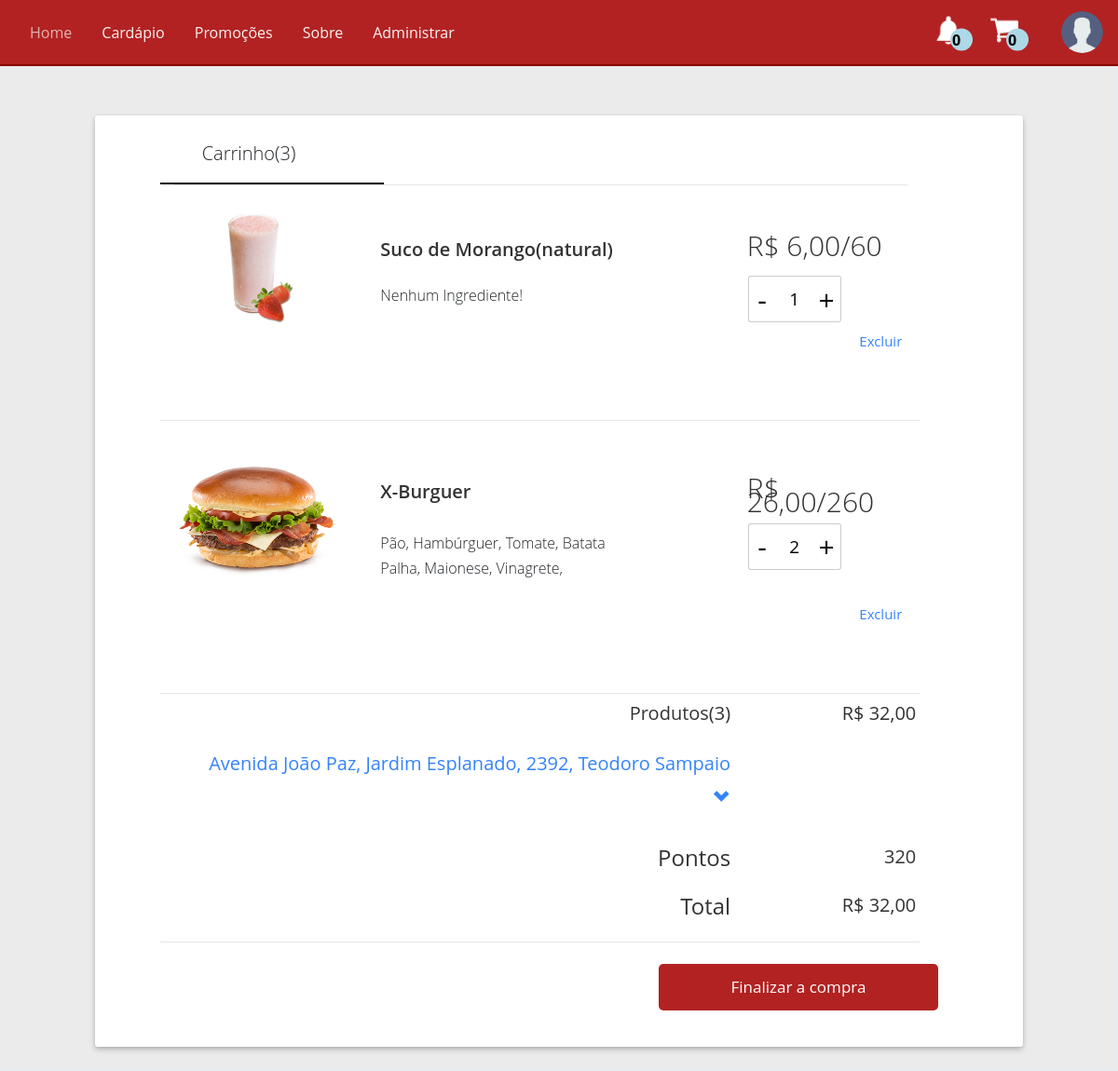
Screenshot of /produtos.php?cart (signed in) with the database file from the repository.
### tables this page shows
CREATE TABLE IF NOT EXISTS `pedidos` (
  `pp_codigo` int(11) NOT NULL AUTO_INCREMENT,
  `usu_codigo` int(11) NOT NULL,
  `ped_confirmacao` int(11) DEFAULT NULL,
  `ped_confirmUsu` int(11) DEFAULT NULL,
  `ped_confirmCozinha` int(11) DEFAULT NULL,
  `ped_valor` double DEFAULT NULL,
  `ped_estado` varchar(40) DEFAULT NULL,
  `ped_cidade` varchar(200) DEFAULT NULL,
  `ped_bairro` varchar(200) DEFAULT NULL,
  `ped_rua` varchar(200) DEFAULT NULL,
  `ped_numeroCasa` int(11) DEFAULT NULL,
  `ped_hora` datetime DEFAULT NULL,
  `ped_pagamento` varchar(20) DEFAULT NULL,
  PRIMARY KEY (`pp_codigo`),
  KEY `usuario_pedidos` (`usu_codigo`)
);

CREATE TABLE IF NOT EXISTS `produtos` (
  `pro_codigo` int(11) NOT NULL AUTO_INCREMENT,
  `pro_nome` varchar(200) DEFAULT NULL,
  `pro_valor` double DEFAULT NULL,
  `pro_foto` varchar(200) DEFAULT NULL,
  `pro_pontos` int(11) DEFAULT NULL,
  `pro_pontosUsu` int(11) DEFAULT NULL,
  `tip_codigo` int(11) NOT NULL,
  PRIMARY KEY (`pro_codigo`),
  KEY `tipo_produtos` (`tip_codigo`)
);

CREATE TABLE IF NOT EXISTS `pedidos_produtos` (
  `ppp_codigo` int(11) NOT NULL AUTO_INCREMENT,
  `pp_codigo` int(11) NOT NULL,
  `pro_codigo` int(11) NOT NULL,
  `ppp_qtd` int(11) DEFAULT NULL,
  PRIMARY KEY (`ppp_codigo`),
  KEY `pedidos_pedidos_produtos` (`pp_codigo`),
  KEY `produtos_pedidos_produtos` (`pro_codigo`)
);

CREATE TABLE IF NOT EXISTS `ingredientes` (
  `igr_codigo` int(11) NOT NULL AUTO_INCREMENT,
  `igr_nome` varchar(50) DEFAULT NULL,
  `igr_valor` double DEFAULT NULL,
  PRIMARY KEY (`igr_codigo`)
);

### includes/classes/Conexao.php (called while the page is built, shortened)
<?php
class Conexao {
    private $conn;
    private $host;
    private $user;
    private $password;
    private $baseName;
    function __construct() {
        $this->conn = false;
        $this->host = "localhost";
        $this->user = "root";
        $this->password = "";
        $this->baseName = "chapeu";
    }
    function connect() {
        if (!$this->conn) {
            try {
                $this->conn = new PDO('mysql:host=' . $this->host . '; dbname=' . $this->baseName . '', $this->user, $this->password, array(PDO::MYSQL_ATTR_INIT_COMMAND => 'SET NAMES utf8'));
            } catch (Exception $e) {
                die('Erro' . $e->getMessage());
            }
        }
        return $this->conn;
    }
    function getAll($query) {
        $resultado = $this->conn->prepare($query);
        $ret = $resultado->execute();
        $resultado->setFetchMode(PDO::FETCH_ASSOC);
        $retorno = $resultado->fetchAll();
        return $retorno;
    }
    function getOne($query) {
        $resultado = $this->conn->prepare($query);
        $ret = $resultado->execute();
        $resultado->setFetchMode(PDO::FETCH_ASSOC);
        $retorno = $resultado->fetch();
        return $retorno;
    }
}
?>

### includes/classes/cliente.php (the view, shortened to what this page needs)
<?php
require_once 'Conexao.php';
class cliente extends Conexao {
    function getTotal($ped, $operacao) {
        $cont = "SELECT pp.*, (pro.pro_valor * pp.ppp_qtd) as total_item, SUM(pro.pro_valor * pp.ppp_qtd) AS total, SUM(pro.pro_pontos * pp.ppp_qtd) AS pontos FROM pedidos_produtos pp, produtos pro, pedidos ped WHERE pp.pro_codigo = pro.pro_codigo AND pp.pp_codigo = $ped AND pp.pp_codigo = ped.pp_codigo AND ped.ped_confirmUsu != 1";
        if ($a = $this->getOne($cont)) {
            if ($operacao == 1) {
                return $a['total'];
            } else {
                return $a['pontos'];
            }
        }
    }
    function getTotalPontosAdd($ped) {
        $cont = "SELECT SUM(pp.ppp_qtd * pro.pro_pontosUsu) AS pontos FROM pedidos_produtos pp, pedidos ped, produtos pro WHERE pro.pro_codigo = pp.pro_codigo AND pp.pp_codigo = ped.pp_codigo AND ped.pp_codigo = $ped";
        if ($a = $this->getOne($cont)) {
            return $a['pontos'];
        }
    }
    function getTotalItens() {
        if ($ped = $this->getPedido($_SESSION['codigoUser'])) {
            $qtd = "SELECT SUM(ppp_qtd) AS ItensQtd FROM pedidos_produtos WHERE pp_codigo = $ped";
            if ($a = $this->getOne($qtd)) {
                $t = $a['ItensQtd'];
                if ($t == 0 || $t == "") {
                    print_r("0");
                } else {
                    print_r($t);
                }
            } else {
                print_r("0");
            }
        } else {
            print_r("0");
        }
    }
    function getPedido($id) {
        $query = "SELECT * FROM pedidos WHERE usu_codigo = $id AND ped_confirmUsu = 0";
        $dados = $this->getOne($query);
        return $dados['pp_codigo'];
    }
    function getLocation() {
        $query = "SELECT * FROM pedidos WHERE usu_codigo = " . $_SESSION['codigoUser'] . " AND ped_confirmUsu = 0";
        $ret = $this->getOne($query);
        return $ret;
    }
    public function getItensCartSelected() {
        $query = "SELECT pd.*, pp.*, pr.*, (pr.pro_valor * pp.ppp_qtd) as valorItem , (pr.pro_pontos * pp.ppp_qtd) as pontosPro FROM pedidos pd, pedidos_produtos pp, produtos pr WHERE pd.usu_codigo = " . $_SESSION['codigoUser'] . " AND pd.pp_codigo = pp.pp_codigo AND pp.pro_codigo = pr.pro_codigo AND pd.ped_confirmUsu != 1";
        $ret = $this->getAll($query);
        if ($ret) {
            ?>
            <div class = "col-1 d-none d-md-block"></div>
            <div class = "row col-12 m-0 col-md-10 pb-3 mt-sm-0 mt-md-4" id = "BxCartFinally">
                <div class = "col-12 row row-center mb-2 BxCarrinhoHeight pt-4">
                    <p class = "textCart">
                        Carrinho(<?php
                        $a = $this->getTotalItens();
                        ?>)
                    </p>
                    <span class = "borderCart">
                    </span>
                    <hr class = "col-12 col-md-11 m-0 mr-0 pt-0 mr-md-3" />
                </div>
                <?php
                $cont = 1;
                foreach ($ret as $item) {
                    $proValor = ' R$ ' . number_format($item['valorItem'], 2, ',', '.');
                    $pontos = $this->getTotal($item['pp_codigo'], 0);
                    $pontos2 = $item['pontosPro'];
                    ?>
                    <div class = "col-12 row mt-5 mb-5">
                        <div class = "col-12 col-md-4 col-lg-3 p-0" style = "min-height: 130px;">
                            <div class = "BxImgFinally">
                                <?php
                                if ($item['pro_foto'] == "proDefaut.png") {
                                    echo "<img src = 'includes/img/produtos/proDefaut.png' class = 'imgPro2'/>";
                                } else {
                                    $pasta = md5($item['tip_codigo']);
                                    echo '<img src = "includes/img/produtos/' . $pasta . '/' . $item['pro_foto'] . '" class = "imgCartFinally"/>';
                                }
                                ?>
                            </div>
                        </div>
                        <div class = "col-12 col-lg-9 col-md-8 row row-center">
                            <?php
                            $qtd = strlen($item['pro_nome']);
                            if ($qtd > 30) {
                                $nome = substr($item['pro_nome'], 0, 30) . " ...";
                            } else {
                                $nome = $item['pro_nome'];
                            }
                            ?>
                            <p class = "col-12 col-md-7 col-lg-8 NameProFinally pb-3"><?php echo $nome; ?></p>
                            <div class = "col-12 com-md-5 col-lg-4">
                                <p class = "textValorFinally mt-lg-3 mt-4"><?php echo $proValor . "/" . $pontos2; ?></p>
                            </div>
                            <p class = "col-12 col-md-6 col-lg-6 mt-2">
                                <?php
                                if ($igr = $this->getAll("SELECT igr.igr_nome FROM receita rec, ingredientes igr WHERE rec.pro_codigo = " . $item['pro_codigo'] . " AND rec.igr_codigo = igr.igr_codigo")) {
                                    foreach ($igr as $item2) {
                                        echo " " . $item2['igr_nome'] . ",";
                                    }
                                } else {
                                    echo 'Nenhum Ingrediente!';
                                }
                                ?>
                            </p>
                            <div class = "col-md-2 col-lg-2 d-none d-md-block">
                            </div>
                            <div class = "col-12 col-md-4 col-lg-4 float-right AddSubBx p-0">
                                <button class = "btnMenos ml-3" onclick="Sub('qtd<?php echo $cont; ?>')">-</button>
                                <input type = "tel" name = "qtd" id="qtd<?php echo $cont; ?>" class = "inptAddSub" value = "<?php echo $item['ppp_qtd'] ?>" readonly = "" onkeypress = "validaNumber(event)"/>
                                <button class = "btnMais" onclick="Add('qtd<?php echo $cont; ?>')">+</button>
                            </div>
                            <div class = "col-12 mt-3 mb-3">
                                <a onclick="delProduto(<?php echo $item['pro_codigo']; ?>);"><p class = "textDelProFinally ml-0">Excluir</p></a>
                            </div>
                        </div>
                    </div>
                    <hr class = "col-11 m-0 mr-3 mb-0 pb-0" />
                    <?php
                    $cont+=1;
                }
                ?>
                <div class = "col-12 row row-center bxComplete">
                    <div class = "col-12 row row-center pt-3 pb-3">
                        <div class = "col-6 col-md-9 ">
                            <p class = "textQtdProFinally ">Produtos(<?php
                                $a = $this->getTotalItens();
                                ?>)
                            </p>
                        </div>
                        <div class = "col-6 col-md-3 ">
                            <p class = "textQtdProFinally fl-right">
                                <?php
                                $a = $this->getTotal($item['pp_codigo'], 1);
                                $valorTotal = ' R$ ' . number_format($a, 2, ',', '.');
                                echo $valorTotal;
                                ?></p>
                        </div>
                        <div class = "col-12 col-md-9 mt-3 mb-3 txtCidade">
                            <p class = "textLocationFinally  ml-0">
                                <a data-target = "#location" data-toggle = "modal">
                                    <?php
                                    $loca = $this->getLocation();
                                    if ($loca['ped_rua'] != "" && $loca['ped_bairro'] != "" && $loca['ped_numeroCasa'] != "" && $loca['ped_cidade'] != "") {
                                        echo $loca['ped_rua'] . ', ';
                                        echo $loca['ped_bairro'] . ', ';
                                        echo $loca['ped_numeroCasa'] . ', ';
                                        echo $loca['ped_cidade'];
                                    } else {
                                        echo $_SESSION['ruaUser'] . ', ';
                                        echo $_SESSION['bairroUser'] . ', ';
                                        echo $_SESSION['numeroCasaUser'] . ', ';
                                        echo $_SESSION['cidadeUser'];
                                    }
                                    ?>
                                    <span class="ni ni-bold-down pt-2"></span>
                                </a>
                            </p>
                        </div>
                        <div class = "col-6 col-md-9 mt-2">
                            <p class = "textTotalProFinally">Pontos</p>
                        </div>
                        <div class = "col-6 col-md-3 mt-2">
                            <p class = "textValorFinally2 textLocationFinally">
                                <?php
                                echo $pontos;
                                ?></p>
                        </div>
                        <div class = "col-6 col-md-9 mt-4">
                            <p class = "textTotalProFinally">Total</p>
                        </div>
                        <div class = "col-6 col-md-3 mt-4">
                            <p class = "textValorFinally2 textLocationFinally">
                                <?php
                                echo $valorTotal;
                                ?>
                            </p>
                        </div>
                    </div>
                </div>
                <hr class = "col-11 m-0 mr-3 mb-0 pb-0" />
                <div class = "col-12 row row-center bxComplete pb-5 pt-5 p-0">
                    <div class = "bxBtnFinally ">
                        <button class = "BtnFinally" data-target="#paying" data-toggle="modal">Finalizar a compra</button>
                    </div>
                </div>
            </div>
            <div class = "col-1 d-none d-md-block"></div>
            <?php
        }
    }
}
?>

### includes/css/style.css (style rules this page uses)
* { margin: 0; padding: 0; scroll-behavior: smooth; box-sizing: border-box; }
.row-center { margin: 0 auto; }
a { cursor: pointer; }

### includes/css/style-produtos.css (style rules this page uses)
* { margin: 0; padding: 0; scroll-behavior: smooth; box-sizing: border-box; }
#BxCartFinally { margin-left: 30px; margin-right: 30px; margin-top: 130px; padding-left: 70px; padding-right: 70px; border-radius: 3px; background: white; margin: 0 auto; min-height:0px; width: 80vw; box-shadow: 0 3px 6px 0 rgba(0,0,0,.2), 0 1px 3px 0 rgba(0,0,0,.1); }
.borderCart { width: 240px; position: absolute; top: 120%; left: 0; height: 2px; background: black; }
.textCart { font-weight: 800px; font-size: 20px; margin-left: 30px; }
.imgCartFinally { width: 170px; height: 120px; border-radius: 5px; position: absolute; top:30%; left: 50%; transform: translate(-50%, -50%); }
.NameProFinally { display: -webkit-box; line-height: 1; -webkit-line-clamp: 1; -webkit-box-orient: vertical; color: #333; font-size: 20px; font-weight: 600; padding-right: 0; margin-bottom: 0; line-height: 1.25; margin-top: 15px; }
.AddSubBx { width: 100px; height: 50px; padding: 10px; float: right; }
.AddSubBx .btnMenos, .AddSubBx .btnMais { width: 30px; float: left; background: none; height: 50px; font-size: 30px; line-height: 0.5; }
.AddSubBx .btnMenos { border-right: none; border-top-left-radius: 3px; border-bottom-left-radius: 3px; outline: none; border-top:1px solid #ccc; border-left:1px solid #ccc; border-bottom:1px solid #ccc; }
.AddSubBx .inptAddSub { width: 40px; height: 50px; border-right: none; border-left: none; border-top:1px solid #ccc; border-bottom:1px solid #ccc; float: left; outline: none; text-align: center; font-size: 19px; background: none; }
.AddSubBx .btnMais { border-left: none; border-top-right-radius: 3px; border-bottom-right-radius: 3px; outline: none; border-top:1px solid #ccc; border-right:1px solid #ccc; border-bottom:1px solid #ccc; }
.BxCarrinhoHeight { height: 60px; }
.textQtdProFinally { text-align: right; color: #333; font-size: 20px; line-height: 0.5; font-weight: 400; }
.textLocationFinally { text-align: right; color:#3483fa; font-size: 20px; font-weight: 400; }
.textTotalProFinally { text-align: right; color:#333; font-size: 24px; line-height: 0.5; font-weight: 500; }
.textValorFinally { font-weight: 400px; color:#333; font-size: 30px; line-height: 0.5; }
.textValorFinally2 { font-weight: 400px; font-size: 17px; color:#333; font-size: 20px; line-height: 0.5; float: right; }
.textDelProFinally { text-align: right; color:#3483fa; font-size: 15px; line-height: 0.5; font-weight: 400; }
.BtnFinally { width: 300px; height: 50px; color: white; background: firebrick; border: none; border-radius: 5px; font-size: 17px; }
.bxBtnFinally { position: absolute; top: 50%; left: 70%; transform: translate(-50%, -50%); }
@media (min-width:1024px) { .bxBtnFinally { position: absolute; top: 50%; left: 80%; transform: translate(-50%, -50%); } }

### rows the page displays
pedidos: produtos.pro_foto (picture), produtos.pro_nome "Suco de Morango(natural)", proValor "R$ 6,00", pontos2 "60", shows "Nenhum Ingrediente!", qtd "1", produtos.pro_nome "X-Burguer", proValor "R$ 26,00", pontos2 "260", qtd "2", ped_rua "Avenida João Paz", ped_bairro "Jardim Esplanado", ped_numeroCasa "2392", ped_cidade "Teodoro Sampaio"
ingredientes: igr_nome "Pão"
ingredientes: igr_nome "Hambúrguer"
ingredientes: igr_nome "Tomate"
ingredientes: igr_nome "Batata Palha"
ingredientes: igr_nome "Maionese"
ingredientes: igr_nome "Vinagrete"

### other values shown
$valorTotal "R$ 32,00"
$pontos "320"
